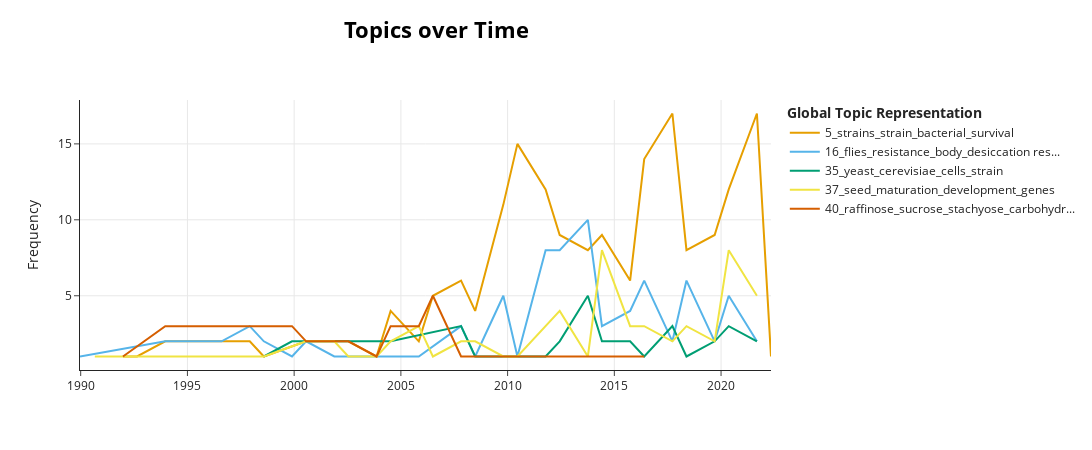

Write notebook code for a chart like this one.
### Code cell
topic_model.visualize_topics_over_time(topics_over_time, topics=[40,37,35,5,16])

### Figure 1 — Plotly figure (JSON) as saved in the notebook; plotly's stock layout.template omitted (floating-point values rounded to 4 significant figures)
{"data": [{"hoverinfo": "text", "hovertext": ["<b>Topic 5</b><br>Words: nacl, mutants, parental, strain, salt", "<b>Topic 5</b><br>Words: mutants, epiphytic, sizes, exhibited, fitness", "<b>Topic 5</b><br>Words: surface, pseudomonas, leaf, bacteria, mineral", "<b>Topic 5</b><br>Words: strains, survival, bacterial, suspension, times", "<b>Topic 5</b><br>Words: grow, strains, intrinsic, oil, good", "<b>Topic 5</b><br>Words: var, mutant, strain, day old, dose", "<b>Topic 5</b><br>Words: isolates, preparations, strains, new zealand, zealand", "<b>Topic 5</b><br>Words: dry, leaf, stress factors, stress, dna repair", "<b>Topic 5</b><br>Words: solute, habitats, genes induced, genes, low water", "<b>Topic 5</b><br>Words: cells, stressed, strains, agar, degrees", "<b>Topic 5</b><br>Words: iii, survival, sulfate, bacterial, survival desiccation", "<b>Topic 5</b><br>Words: polymers, properties, survival, hydrolysis, legume", "<b>Topic 5</b><br>Words: cellulose, wild type, strain, wild, delta", "<b>Topic 5</b><br>Words: mutant, limiting, dead, bacterium, mutants", "<b>Topic 5</b><br>Words: strain, delta, mutants, peanut, strains", "<b>Topic 5</b><br>Words: mutant, compatible, cells, strains, survival", "<b>Topic 5</b><br>Words: filaments, strain, mutant, coli, trehalose", "<b>Topic 5</b><br>Words: cells, genome, litter, log, bacterium", "<b>Topic 5</b><br>Words: bacterial, di, putida, cells, insertion", "<b>Topic 5</b><br>Words: glycogen, mutants, strains, iv, values", "<b>Topic 5</b><br>Words: argenteum, bacterial, lifestyle, growth, ph", "<b>Topic 5</b><br>Words: food, resistance, strains, cysts, adapted", "<b>Topic 5</b><br>Words: log, strains, 80 degrees, food, 80", "<b>Topic 5</b><br>Words: plasma, pathogen, desiccation survival, cold, importance", "<b>Topic 5</b><br>Words: strains, coli, bacteria, strain, cotton", "<b>Topic 5</b><br>Words: strain, trehalose, bacterial, strains, genes", "<b>Topic 5</b><br>Words: strains, strain, log, bacterial, formation", "<b>Topic 5</b><br>Words: oil, essential, food, diminishing, antioxidant"], "marker": {"color": "#E69F00"}, "mode": "lines", "name": "5_strains_strain_bacterial_survival", "type": "scatter", "x": [1992.0, 1993.0, 1994.0, 1998.0, 1999.0, 2001.0, 2002.0, 2003.0, 2004.0, 2005.0, 2006.0, 2006.0, 2008.0, 2008.0, 2010.0, 2010.0, 2012.0, 2012.0, 2014.0, 2014.0, 2016.0, 2016.0, 2018.0, 2018.0, 2020.0, 2020.0, 2022.0, 2022.0], "y": [1, 1, 2, 2, 1, 2, 2, 2, 1, 4, 2, 5, 6, 4, 11, 15, 12, 9, 8, 9, 6, 14, 17, 8, 9, 12, 17, 1]}, {"hoverinfo": "text", "hovertext": ["<b>Topic 16</b><br>Words: flies, starvation, population, mean, tolerance survival", "<b>Topic 16</b><br>Words: starvation, indian, populations, protein content, content", "<b>Topic 16</b><br>Words: black, brown, flies, females, isolation", "<b>Topic 16</b><br>Words: size, starvation, body, body size, indian", "<b>Topic 16</b><br>Words: body size, size, body, variance, traits", "<b>Topic 16</b><br>Words: starvation, indian, body size, geographical, populations", "<b>Topic 16</b><br>Words: volume, flies, water, drosophila, populations", "<b>Topic 16</b><br>Words: lt50, body water, flies, drosophila, percentage", "<b>Topic 16</b><br>Words: cold conditions, km, starvation, variations, populations", "<b>Topic 16</b><br>Words: resistance, shock, population, showed positive, cold shock", "<b>Topic 16</b><br>Words: desiccation resistance, flies, resistance, cold heat, body", "<b>Topic 16</b><br>Words: hr, rate water loss, rate water, desiccation resistance, phenotypes", "<b>Topic 16</b><br>Words: flies, resistance, enriched, thermotolerance, drosophila", "<b>Topic 16</b><br>Words: melanogaster, cuticular, variation, body, water loss", "<b>Topic 16</b><br>Words: flies, resistance, desiccation resistance, starvation, energy", "<b>Topic 16</b><br>Words: desiccation resistance, females, cuticular, resistance, flies", "<b>Topic 16</b><br>Words: resistance, reared, females, higher, body", "<b>Topic 16</b><br>Words: flies, cuticular, hydrocarbons, female, adult", "<b>Topic 16</b><br>Words: correlations, desiccation resistance, resistance, traits, regimes", "<b>Topic 16</b><br>Words: flies, proline, season, hardening, effects", "<b>Topic 16</b><br>Words: acclimated, flies, degrees, starvation, cold", "<b>Topic 16</b><br>Words: adult, females, larval, flies, melanogaster", "<b>Topic 16</b><br>Words: hybrids, gut, yeast, tolerance traits, flies", "<b>Topic 16</b><br>Words: urea, photoperiod, resistance, cold, adult", "<b>Topic 16</b><br>Words: flies, food, fly, stress, access"], "marker": {"color": "#56B4E9"}, "mode": "lines", "name": "16_flies_resistance_body_desiccation res...", "type": "scatter", "x": [1990.0, 1994.0, 1997.0, 1998.0, 1999.0, 2000.0, 2001.0, 2002.0, 2005.0, 2006.0, 2008.0, 2008.0, 2010.0, 2010.0, 2012.0, 2012.0, 2014.0, 2014.0, 2016.0, 2016.0, 2018.0, 2018.0, 2020.0, 2020.0, 2022.0], "y": [1, 2, 2, 3, 2, 1, 2, 1, 1, 1, 3, 1, 5, 1, 8, 8, 10, 3, 4, 6, 2, 6, 2, 5, 2]}, {"hoverinfo": "text", "hovertext": ["<b>Topic 35</b><br>Words: yeast, induction, rate higher, expression level, gene", "<b>Topic 35</b><br>Words: hsp, yeast, 12, expressing, ethanol", "<b>Topic 35</b><br>Words: glutathione, oxidation, sod, dehydration, strain", "<b>Topic 35</b><br>Words: strain, catalase, oxidation, control, intracellular", "<b>Topic 35</b><br>Words: yeast, hsp70, industrial, yeast cells, vitality", "<b>Topic 35</b><br>Words: mutants, preservation, yeast, requirements, sexual", "<b>Topic 35</b><br>Words: yeast, practice, glutathione, industrial, industry", "<b>Topic 35</b><br>Words: yeast, desiccation freezing, freezing tolerance, freezing, genes", "<b>Topic 35</b><br>Words: deletion, screen, rehydration process, yeast, drying rehydration", "<b>Topic 35</b><br>Words: yeast, viability, rehydration process, high throughput, cell", "<b>Topic 35</b><br>Words: adenine, yeast, potassium, cerevisiae, dehydration", "<b>Topic 35</b><br>Words: dried cells, spray, strains, glycerol, cells", "<b>Topic 35</b><br>Words: strain, yeast, 200, indigenous, isolated", "<b>Topic 35</b><br>Words: indigenous, yeast, related genes, strain, phase", "<b>Topic 35</b><br>Words: cerevisiae, saccharomyces, dehydration rehydration, strain, fermentation", "<b>Topic 35</b><br>Words: dehydration rehydration, yeast, strains, plasma, rehydration", "<b>Topic 35</b><br>Words: yeast, cells, droplets, decrease, lipid", "<b>Topic 35</b><br>Words: cells, cerevisiae, strain, er, rehydration", "<b>Topic 35</b><br>Words: fermentation, starvation, strains, thermo, starved"], "marker": {"color": "#009E73"}, "mode": "lines", "name": "35_yeast_cerevisiae_cells_strain", "type": "scatter", "x": [1999.0, 2000.0, 2003.0, 2005.0, 2008.0, 2008.0, 2010.0, 2010.0, 2012.0, 2012.0, 2014.0, 2014.0, 2016.0, 2016.0, 2018.0, 2018.0, 2020.0, 2020.0, 2022.0], "y": [1, 2, 2, 2, 3, 1, 1, 1, 1, 2, 5, 2, 2, 1, 3, 1, 2, 3, 2]}, {"hoverinfo": "text", "hovertext": ["<b>Topic 37</b><br>Words: cl, regulatory, embryo, mutations, arrest", "<b>Topic 37</b><br>Words: transcripts, barley, layer, transcript, embryo", "<b>Topic 37</b><br>Words: cys, genes expressed, transcript levels, hypotheses, antioxidants", "<b>Topic 37</b><br>Words: transcripts, layers, transcript levels, ga, dehydrins", "<b>Topic 37</b><br>Words: development, seed development, spots, seed, resolved", "<b>Topic 37</b><br>Words: maturation, changes protein, protein content, pi, appeared", "<b>Topic 37</b><br>Words: subunit, gamma, induction desiccation tolerance, induction desiccation, expression", "<b>Topic 37</b><br>Words: truncatula, legumes, grain, dormancy, barley", "<b>Topic 37</b><br>Words: abi3, regulatory, maturation, dt, endosperm", "<b>Topic 37</b><br>Words: stages, genes, rice, genome, regulated", "<b>Topic 37</b><br>Words: oil, detection, rt pcr, method, real time", "<b>Topic 37</b><br>Words: peanut, pod, array, profiling, genes", "<b>Topic 37</b><br>Words: dormancy, seed dormancy, tree, stratification, proteomic", "<b>Topic 37</b><br>Words: dormancy, bud, buds, dormant, genes", "<b>Topic 37</b><br>Words: dt, targets, maturation, dormancy, filling", "<b>Topic 37</b><br>Words: endosperm, imposed, embryo, proteins, changed", "<b>Topic 37</b><br>Words: transcripts, network, maturation, expression, wall", "<b>Topic 37</b><br>Words: seed development, seed, bean, development, common", "<b>Topic 37</b><br>Words: seed, origin, endosperm, seed maturation, vascular plants", "<b>Topic 37</b><br>Words: mitochondria, mitochondrial, quality, seed quality, development", "<b>Topic 37</b><br>Words: seed development, development, apple, seed, nuclei", "<b>Topic 37</b><br>Words: ja, development, proteome, fruit, maturation", "<b>Topic 37</b><br>Words: seed, endosperm, germination, industrial, abi3", "<b>Topic 37</b><br>Words: endosperm, regulatory, genes, maturation, seed"], "marker": {"color": "#F0E442"}, "mode": "lines", "name": "37_seed_maturation_development_genes", "type": "scatter", "x": [1991.0, 1994.0, 1999.0, 2001.0, 2002.0, 2003.0, 2004.0, 2005.0, 2006.0, 2006.0, 2008.0, 2008.0, 2010.0, 2010.0, 2012.0, 2014.0, 2014.0, 2016.0, 2016.0, 2018.0, 2018.0, 2020.0, 2020.0, 2022.0], "y": [1, 1, 1, 2, 2, 1, 1, 2, 3, 1, 2, 2, 1, 1, 4, 1, 8, 3, 3, 2, 3, 2, 8, 5]}, {"hoverinfo": "text", "hovertext": ["<b>Topic 40</b><br>Words: sucrose content, low levels, mosses, sucrose, content", "<b>Topic 40</b><br>Words: glucose fructose, fructose, glucose, stachyose, sucrose", "<b>Topic 40</b><br>Words: raffinose, starch, freezing tolerance, cultivars, sugars", "<b>Topic 40</b><br>Words: pollen, norway, starch, carbohydrates, ramonda", "<b>Topic 40</b><br>Words: air dry, leaves desiccation, desiccation tolerant species, sugar, grass", "<b>Topic 40</b><br>Words: sucrose glucose, fructose, glucose fructose, sucrose, glucose", "<b>Topic 40</b><br>Words: bud, buds, dw, mg, sugar", "<b>Topic 40</b><br>Words: carbohydrate, carbohydrate content, kernels, carbohydrates, raffinose stachyose", "<b>Topic 40</b><br>Words: carbohydrate, stachyose, roots, sucrose, root", "<b>Topic 40</b><br>Words: raffinose, overexpressing, cold acclimation, freezing tolerance, gs", "<b>Topic 40</b><br>Words: stachyose, raffinose, raffinose stachyose, rfo, oligosaccharides", "<b>Topic 40</b><br>Words: sucrose, raffinose, protoplasts, sucrose raffinose, seedlings", "<b>Topic 40</b><br>Words: carbohydrates, soluble carbohydrates, soluble, proline, family oligosaccharides", "<b>Topic 40</b><br>Words: lines, cv, grass, pea, rfo", "<b>Topic 40</b><br>Words: unsaturated, fatty acids, orthodox seeds, fatty, lipids", "<b>Topic 40</b><br>Words: pretreated, seedlings, wue, aba, dehydration", "<b>Topic 40</b><br>Words: fatty acids, fatty, maturation, unsaturated, mainly"], "marker": {"color": "#D55E00"}, "mode": "lines", "name": "40_raffinose_sucrose_stachyose_carbohydr...", "type": "scatter", "x": [1992.0, 1994.0, 1995.0, 1997.0, 1998.0, 1999.0, 2000.0, 2001.0, 2003.0, 2004.0, 2005.0, 2006.0, 2006.0, 2008.0, 2010.0, 2012.0, 2016.0], "y": [1, 3, 3, 3, 3, 3, 3, 2, 2, 1, 3, 3, 5, 1, 1, 1, 1]}], "layout": {"height": 450, "hoverlabel": {"bgcolor": "white", "font": {"family": "Rockwell", "size": 16}}, "legend": {"title": {"text": "<b>Global Topic Representation"}}, "title": {"font": {"color": "Black", "size": 22}, "text": "<b>Topics over Time</b>", "x": 0.4, "xanchor": "center", "y": 0.95, "yanchor": "top"}, "width": 1250, "xaxis": {"showgrid": true}, "yaxis": {"showgrid": true, "title": {"text": "Frequency"}}}}
